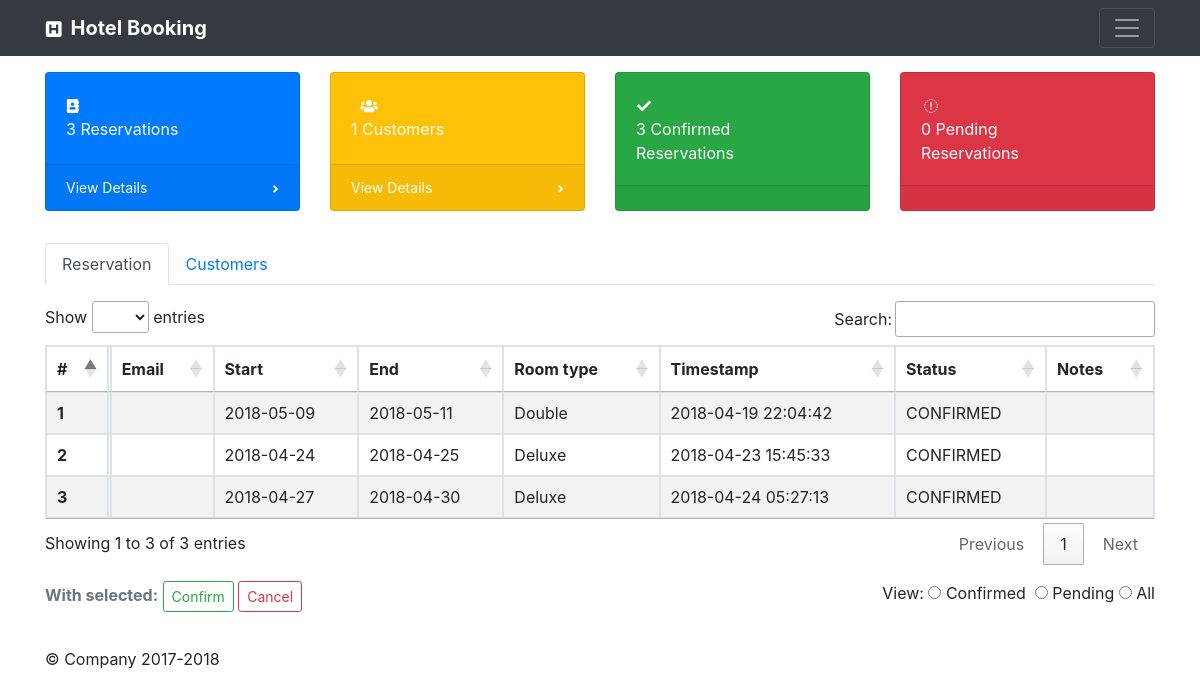
Page /admin.php (signed in) on the committed database.
### tables this page shows
CREATE TABLE `reservation`
(
    `id`          int(11) PRIMARY KEY NOT NULL AUTO_INCREMENT,
    `start`       varchar(30)         NOT NULL,
    `end`         varchar(30)         NOT NULL,
    `type`        ENUM ('Single', 'Double', 'Deluxe')              DEFAULT 'Single',
    `requirement` ENUM ('No Preference', 'Non Smoking', 'Smoking') DEFAULT 'No Preference',
    `adults`      int(2)              NOT NULL,
    `children`    int(2)                                           DEFAULT '0',
    `requests`    varchar(500)                                     DEFAULT NULL,
    `timestamp`   timestamp           NOT NULL                     DEFAULT CURRENT_TIMESTAMP,
    `hash`        varchar(100)                                     DEFAULT NULL
);

CREATE TABLE `booking`
(
    `id`     int(11) PRIMARY KEY NOT NULL AUTO_INCREMENT,
    `cid`    int(11)             NOT NULL,
    `status` ENUM ('PENDING', 'CONFIRMED', 'CANCELLED') DEFAULT 'PENDING',
    `notes`  varchar(500)                               DEFAULT NULL
);

### app/DB.php (called while the page is built, shortened)
<?php
class DB
{
    private static $instance = null;
    public static function getInstance()
    {
        if (empty(self::$instance)) {
            $db_info = array(
                "host" => "localhost",
                "port" => "3306",
                "user" => "root",
                "pass" => "",
                "name" => "hotel",
                "charset" => "UTF-8"
            );
            try {
                self::$instance = new PDO(
                    "mysql:host=" . $db_info['host'] . ';port=' . $db_info['port'] . ';dbname=' . $db_info['name'],
                    $db_info['user'],
                    $db_info['pass']
                );
                self::$instance->setAttribute(PDO::ATTR_ERRMODE, PDO::ERRMODE_SILENT);
                self::$instance->query('SET NAMES utf8');
                self::$instance->query('SET CHARACTER SET utf8');
            } catch (PDOException $error) {
                echo $error->getMessage();
            }
        }
        return self::$instance;
    }
}

### app/dao/BookingDetailDAO.php (called while the page is built, shortened)
<?php
class BookingDetailDAO
{
    protected function fetchBooking()
    {
        $sql = 'SELECT
          t1.id,
          t1.cid,
          t1.status,
          t1.notes,
          t2.start,
          t2.end,
          t2.type,
          t2.requirement,
          t2.adults,
          t2.children,
          t2.requests,
          t2.timestamp
        FROM booking AS t1 LEFT JOIN reservation AS t2 ON t1.id = t2.id;';
        $stmt = DB::getInstance()->prepare($sql);
        $stmt->execute();
        return $stmt->fetchAll(PDO::FETCH_ASSOC);
    }
}

### app/handlers/BookingDetailHandler.php (called while the page is built, shortened)
<?php
class BookingDetailHandler extends BookingDetailDAO
{
    public function getAllBookings()
    {
        if ($this->fetchBooking()) {
            return $this->fetchBooking();
        } else {
            return Util::DB_SERVER_ERROR;
        }
    }
    public function getPending()
    {
        $count = 0;
        $pending = \models\StatusEnum::PENDING_STR;
        foreach ($this->getAllBookings() as $v) {
            if (($v["status"] == $pending) || (strtoupper($v["status"]) == $pending)) {
                $count++;
            }
        }
        return $count;
    }
    public function getConfirmed()
    {
        $count = 0;
        $confirmed = \models\StatusEnum::CONFIRMED_STR;
        foreach ($this->getAllBookings() as $v) {
            if (($v["status"] == $confirmed) || (strtoupper($v["status"]) == $confirmed)) {
                $count++;
            }
        }
        return $count;
    }
}

### app/dao/CustomerDAO.php (called while the page is built, shortened)
<?php
class CustomerDAO
{
    protected function getByEmail($email)
    {
        $sql = 'SELECT * FROM `customer` WHERE email=?';
        $stmt = DB::getInstance()->prepare($sql);
        $stmt->execute([$email]);
        return $stmt->fetchAll(PDO::FETCH_CLASS, "Customer");
    }
    protected function getByCid($cid)
    {
        $sql = 'SELECT * FROM `customer` WHERE `customer`.`cid`=?';
        $stmt = DB::getInstance()->prepare($sql);
        $stmt->execute([$cid]);
        return $stmt->fetchAll(PDO::FETCH_CLASS, "Customer");
    }
    protected function getAll()
    {
        $sql = 'SELECT * FROM `customer`';
        $stmt = DB::getInstance()->prepare($sql);
        $stmt->execute();
        return $stmt->fetchAll(PDO::FETCH_CLASS, "Customer");
    }
}

### app/handlers/CustomerHandler.php (called while the page is built, shortened)
<?php
class CustomerHandler extends CustomerDAO
{
    public function getAllCustomer()
    {
        if ($this->getAll()) {
            return $this->getAll();
        } else {
            return Util::DB_SERVER_ERROR;
        }
    }
    public function getCustomerObj($email)
    {
        $c = new Customer();
        $k = $this->getByEmail($email);
        return $c;
    }
    public function getCustomerObjByCid($id)
    {
        $c = new Customer();
        $k = $this->getByCid($id);
        return $c;
    }
    public function totalCustomersCount()
    {
        return count($this->getAllCustomer());
    }
}

### admin.php (the view, shortened to what this page needs)
<!doctype html>
<html lang="en">
<head>
    <link rel="stylesheet" href="node_modules/bootstrap/dist/css/bootstrap.min.css">
    <link rel="stylesheet" href="https://cdn.datatables.net/1.10.16/css/jquery.dataTables.min.css">
    <link rel="stylesheet" href="https://cdn.datatables.net/select/1.2.5/css/select.dataTables.min.css">
    <link rel="stylesheet" href="css/main.css">
    <?php
    require 'app/DB.php';
    require 'app/dao/CustomerDAO.php';
    require 'app/dao/BookingDetailDAO.php';
    require 'app/handlers/CustomerHandler.php';
    require 'app/handlers/BookingDetailHandler.php';
    $isSessionExists = $isAdmin = false;
    $pendingReservation = $confirmedReservation = $totalCustomers = $totalReservations = null;
    $allBookings = $cCommon = $allCustomer = null;
    if (isset($_SESSION["username"]))
    {
        $isSessionExists = true;
        $cHandler = new CustomerHandler();
        $cHandler = $cHandler->getCustomerObj($_SESSION["accountEmail"]);
        $bdHandler = new BookingDetailHandler();
        $allBookings = $bdHandler->getAllBookings();
        $cCommon = new CustomerHandler();
        $pendingReservation = $bdHandler->getPending();
        $confirmedReservation = $bdHandler->getConfirmed();
        $totalCustomers = $cCommon->totalCustomersCount();
        $totalReservations = count($bdHandler->getAllBookings());
    }
    if (isset($_SESSION["isAdmin"]) && isset($_SESSION["username"])) {
        $isSessionExists = true;
        $isAdmin = $_SESSION["isAdmin"];
    }
    ?>
</head>
<body>
<header>
    <div class="navbar navbar-dark bg-dark box-shadow">
        <div class="container d-flex justify-content-between">
            <a href="#" class="navbar-brand d-flex align-items-center">
                <i class="fas fa-h-square mr-2"></i>
                <strong>Hotel Booking</strong>
            </a>
            <button class="navbar-toggler collapsed" type="button" data-toggle="collapse" data-target="#navbarHeader" aria-controls="navbarHeader" aria-expanded="false" aria-label="Toggle navigation">
                <span class="navbar-toggler-icon"></span>
            </button>
        </div>
    </div>
</header>
<main role="main">
    <?php if ($isSessionExists && $isAdmin) { ?>
    <div class="container my-3">
        <div class="row">
            <div class="col-xl-3 col-sm-6 mb-3">
                <div class="card text-white bg-primary o-hidden h-100">
                    <div class="card-body">
                        <div class="card-body-icon">
                            <i class="fas fa-address-book"></i>
                        </div>
                        <div class="mr-5"><?php echo $totalReservations; ?> Reservations</div>
                    </div>
                    <a class="card-footer text-white clearfix small z-1" href="#reservation">
                        <span class="float-left">View Details</span>
                        <span class="float-right"><i class="fa fa-angle-right"></i></span>
                    </a>
                </div>
            </div>
            <div class="col-xl-3 col-sm-6 mb-3">
                <div class="card text-white bg-warning o-hidden h-100">
                    <div class="card-body">
                        <div class="card-body-icon">
                            <i class="fas fa-users ml-2"></i>
                        </div>
                        <div class="mr-5"><?php echo $totalCustomers; ?> Customers</div>
                    </div>
                    <a class="card-footer text-white clearfix small z-1" href="#customers">
                        <span class="float-left">View Details</span>
                        <span class="float-right"><i class="fa fa-angle-right"></i></span>
                    </a>
                </div>
            </div>
            <div class="col-xl-3 col-sm-6 mb-3">
                <div class="card text-white bg-success o-hidden h-100">
                    <div class="card-body">
                        <div class="card-body-icon">
                            <i class="fas fa-check"></i>
                        </div>
                        <div class="mr-4"><?php echo $confirmedReservation; ?> Confirmed Reservations</div>
                    </div>
                    <div class="card-footer text-white clearfix small z-1"></div>
                </div>
            </div>
            <div class="col-xl-3 col-sm-6 mb-3">
                <div class="card text-white bg-danger o-hidden h-100">
                    <div class="card-body">
                        <div class="card-body-icon">
                            <i class="fa fa-fw fa-support"></i>
                        </div>
                        <div class="mr-5"><?php echo $pendingReservation; ?> Pending Reservations</div>
                    </div>
                    <div class="card-footer text-white clearfix small z-1"></div>
                </div>
            </div>
        </div>
    </div>
    <div class="container" id="tableContainer">
        <ul class="nav nav-tabs" id="adminTab" role="tablist">
            <li class="nav-item">
                <a class="nav-link active" id="reservation-tab" data-toggle="tab" href="#reservation" role="tab"
                   aria-controls="reservation" aria-selected="true">Reservation</a>
            </li>
            <li class="nav-item">
                <a class="nav-link" id="customers-tab" data-toggle="tab" href="#customers" role="tab"
                   aria-controls="customers" aria-selected="false">Customers</a>
            </li>
        </ul>
        <div class="tab-content py-3" id="adminTabContent">
            <div class="tab-pane fade show active" id="reservation" role="tabpanel" aria-labelledby="reservation-tab">
                <table id="reservationDataTable" class="table table-striped table-bordered" cellspacing="0" width="100%">
                    <thead>
                    <tr>
                        <th scope="col">#</th>
                        <th class="text-hide p-0" data-bookId="12">12</th>
                        <th scope="col">Email</th>
                        <th scope="col">Start</th>
                        <th scope="col">End</th>
                        <th scope="col">Room type</th>
                        <th scope="col">Timestamp</th>
                        <th scope="col">Status</th>
                        <th scope="col">Notes</th>
                    </tr>
                    </thead>
                    <tbody>
                    <?php if (!empty($allBookings)) { ?>
                        <?php   foreach ($allBookings as $k => $v) { ?>
                            <tr>
                                <th scope="row"><?php echo ($k + 1); ?></th>
                                <td class="text-hide p-0" data-id="<?php echo $v["id"]; ?>">
                                </td>
                                <?php $cid = $v["cid"]; ?>
                                <td><?php echo $cCommon->getCustomerObjByCid($cid)->getEmail(); ?></td>
                                <td><?php echo $v["start"]; ?></td>
                                <td><?php echo $v["end"]; ?></td>
                                <td><?php echo $v["type"]; ?></td>
                                <td><?php echo $v["timestamp"]; ?></td>
                                <td><?php echo $v["status"]; ?></td>
                                <td><?php echo $v["notes"]; ?></td>
                            </tr>
                        <?php } ?>
                    <?php } ?>
                    </tbody>
                </table>
                <div class="my-3">
                    <div class="row">
                        <div class="col-6">
                            <label class="text-secondary font-weight-bold">With selected:</label>
                            <button type="button" id="confirm-booking" class="btn btn-outline-success btn-sm">Confirm
                            </button>
                            <button type="button" id="cancel-booking" class="btn btn-outline-danger btn-sm">Cancel
                            </button>
                        </div>
                        <div class="col-6 text-right">
                            View:
                            <input type="radio" name="viewOption" value="confirmed">&nbsp;Confirmed&nbsp;
                            <input type="radio" name="viewOption" value="pending">&nbsp;Pending
                            <input type="radio" name="viewOption" value="all">&nbsp;All
                        </div>
                    </div>
                </div>
            </div>
        </div>
    </div>
    <?php } ?>
</main>
<footer class="container">
    <p>&copy; Company 2017-2018</p>
</footer>
</body>
</html>

### css/main.css (style rules this page uses)
.svg-inline--fa { padding-top: 2px !important; }

### rows in the picture
reservation: start "2018-05-09", end "2018-05-11", type "Double", timestamp "2018-04-19 22:04:42", id.status "CONFIRMED"
reservation: start "2018-04-24", end "2018-04-25", type "Deluxe", timestamp "2018-04-23 15:45:33", id.status "CONFIRMED"
reservation: start "2018-04-27", end "2018-04-30", type "Deluxe", timestamp "2018-04-24 05:27:13", id.status "CONFIRMED"

### other values in the picture
$totalReservations "3"
$totalCustomers "1"
$confirmedReservation "3"
$pendingReservation "0"
